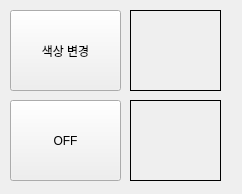
<?xml version="1.0" encoding="UTF-8"?>
<ui version="4.0">
 <class>MainWindow</class>
 <widget class="QMainWindow" name="MainWindow">
  <property name="geometry">
   <rect>
    <x>0</x>
    <y>0</y>
    <width>242</width>
    <height>194</height>
   </rect>
  </property>
  <property name="windowTitle">
   <string>Push Button Test</string>
  </property>
  <property name="toolButtonStyle">
   <enum>Qt::ToolButtonIconOnly</enum>
  </property>
  <property name="animated">
   <bool>false</bool>
  </property>
  <widget class="QWidget" name="centralwidget">
   <widget class="QPushButton" name="btnPush">
    <property name="enabled">
     <bool>true</bool>
    </property>
    <property name="geometry">
     <rect>
      <x>10</x>
      <y>10</y>
      <width>111</width>
      <height>81</height>
     </rect>
    </property>
    <property name="text">
     <string>색상 변경</string>
    </property>
    <property name="iconSize">
     <size>
      <width>32</width>
      <height>32</height>
     </size>
    </property>
    <property name="shortcut">
     <string>Ctrl+P</string>
    </property>
   </widget>
   <widget class="QPushButton" name="btnToggle">
    <property name="enabled">
     <bool>true</bool>
    </property>
    <property name="geometry">
     <rect>
      <x>10</x>
      <y>100</y>
      <width>111</width>
      <height>81</height>
     </rect>
    </property>
    <property name="text">
     <string>OFF</string>
    </property>
    <property name="shortcut">
     <string>Ctrl+P</string>
    </property>
    <property name="checkable">
     <bool>true</bool>
    </property>
   </widget>
   <widget class="QLabel" name="lblColor">
    <property name="geometry">
     <rect>
      <x>130</x>
      <y>10</y>
      <width>91</width>
      <height>81</height>
     </rect>
    </property>
    <property name="frameShape">
     <enum>QFrame::Box</enum>
    </property>
    <property name="text">
     <string/>
    </property>
    <property name="alignment">
     <set>Qt::AlignCenter</set>
    </property>
   </widget>
   <widget class="QLabel" name="lblState">
    <property name="geometry">
     <rect>
      <x>130</x>
      <y>100</y>
      <width>91</width>
      <height>81</height>
     </rect>
    </property>
    <property name="styleSheet">
     <string notr="true"/>
    </property>
    <property name="frameShape">
     <enum>QFrame::Box</enum>
    </property>
    <property name="text">
     <string/>
    </property>
    <property name="alignment">
     <set>Qt::AlignCenter</set>
    </property>
   </widget>
  </widget>
 </widget>
 <resources/>
 <connections/>
</ui>
